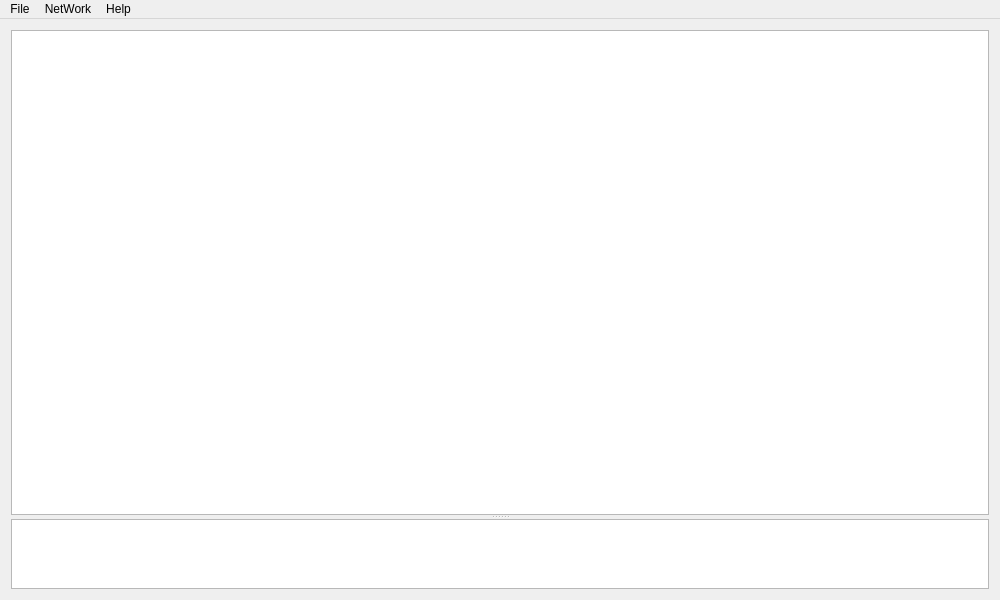
<?xml version="1.0" encoding="UTF-8"?>
<ui version="4.0">
 <class>MainWindow</class>
 <widget class="QMainWindow" name="MainWindow">
  <property name="geometry">
   <rect>
    <x>0</x>
    <y>0</y>
    <width>1000</width>
    <height>600</height>
   </rect>
  </property>
  <property name="windowTitle">
   <string>NetRevealer</string>
  </property>
  <property name="windowIcon">
   <iconset resource="resources.qrc">
    <normaloff>:/NetRevealer.ico</normaloff>:/NetRevealer.ico</iconset>
  </property>
  <widget class="QWidget" name="centralWidget">
   <property name="styleSheet">
    <string notr="true"/>
   </property>
   <layout class="QVBoxLayout" name="verticalLayout">
    <item>
     <widget class="QSplitter" name="splitter">
      <property name="sizePolicy">
       <sizepolicy hsizetype="Preferred" vsizetype="Expanding">
        <horstretch>0</horstretch>
        <verstretch>0</verstretch>
       </sizepolicy>
      </property>
      <property name="minimumSize">
       <size>
        <width>0</width>
        <height>0</height>
       </size>
      </property>
      <property name="orientation">
       <enum>Qt::Vertical</enum>
      </property>
      <widget class="QGraphicsView" name="graphicsView">
       <property name="sizePolicy">
        <sizepolicy hsizetype="Expanding" vsizetype="Expanding">
         <horstretch>0</horstretch>
         <verstretch>9</verstretch>
        </sizepolicy>
       </property>
      </widget>
      <widget class="QListWidget" name="listWidget">
       <property name="sizePolicy">
        <sizepolicy hsizetype="Expanding" vsizetype="Expanding">
         <horstretch>0</horstretch>
         <verstretch>1</verstretch>
        </sizepolicy>
       </property>
      </widget>
     </widget>
    </item>
   </layout>
  </widget>
  <widget class="QMenuBar" name="menuBar">
   <property name="geometry">
    <rect>
     <x>0</x>
     <y>0</y>
     <width>1000</width>
     <height>26</height>
    </rect>
   </property>
   <widget class="QMenu" name="menuFile">
    <property name="title">
     <string>File</string>
    </property>
    <addaction name="actionExit"/>
   </widget>
   <widget class="QMenu" name="menuNetWork">
    <property name="title">
     <string>NetWork</string>
    </property>
    <addaction name="actionEnable_interface"/>
    <addaction name="actionDel_inactive_host_after"/>
    <addaction name="actionRead_packets"/>
    <addaction name="actionIgnore_broadcast"/>
    <addaction name="actionDelete_all_hosts"/>
   </widget>
   <widget class="QMenu" name="menuHelp">
    <property name="title">
     <string>Help</string>
    </property>
    <addaction name="actionAbout"/>
   </widget>
   <addaction name="menuFile"/>
   <addaction name="menuNetWork"/>
   <addaction name="menuHelp"/>
  </widget>
  <action name="actionExit">
   <property name="text">
    <string>Exit</string>
   </property>
   <property name="iconVisibleInMenu">
    <bool>true</bool>
   </property>
  </action>
  <action name="actionRead_packets">
   <property name="text">
    <string>Stop reading</string>
   </property>
  </action>
  <action name="actionEnable_interface">
   <property name="text">
    <string>Enable interface</string>
   </property>
  </action>
  <action name="actionDelete_all_hosts">
   <property name="text">
    <string>Delete all hosts</string>
   </property>
  </action>
  <action name="actionAbout">
   <property name="text">
    <string>About</string>
   </property>
  </action>
  <action name="actionDel_inactive_host_after">
   <property name="text">
    <string>Del inactive host after</string>
   </property>
  </action>
  <action name="actionIgnore_broadcast">
   <property name="text">
    <string>Ignore broadcast</string>
   </property>
  </action>
 </widget>
 <layoutdefault spacing="6" margin="11"/>
 <resources>
  <include location="resources.qrc"/>
 </resources>
 <connections/>
</ui>
